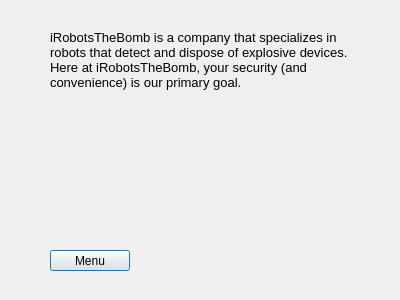
<?xml version="1.0" encoding="UTF-8"?>
<ui version="4.0">
 <class>salespitch</class>
 <widget class="QDialog" name="salespitch">
  <property name="geometry">
   <rect>
    <x>0</x>
    <y>0</y>
    <width>400</width>
    <height>300</height>
   </rect>
  </property>
  <property name="windowTitle">
   <string>Dialog</string>
  </property>
  <widget class="QLabel" name="pitchLabel">
   <property name="geometry">
    <rect>
     <x>50</x>
     <y>30</y>
     <width>301</width>
     <height>191</height>
    </rect>
   </property>
   <property name="font">
    <font>
     <pointsize>10</pointsize>
    </font>
   </property>
   <property name="text">
    <string>iRobotsTheBomb is a company that specializes in robots that detect and dispose of explosive devices. Here at iRobotsTheBomb, your security (and convenience) is our primary goal.</string>
   </property>
   <property name="alignment">
    <set>Qt::AlignLeading|Qt::AlignLeft|Qt::AlignTop</set>
   </property>
   <property name="wordWrap">
    <bool>true</bool>
   </property>
  </widget>
  <widget class="QPushButton" name="backButton">
   <property name="geometry">
    <rect>
     <x>50</x>
     <y>250</y>
     <width>80</width>
     <height>21</height>
    </rect>
   </property>
   <property name="text">
    <string>Menu</string>
   </property>
  </widget>
 </widget>
 <resources/>
 <connections/>
</ui>
